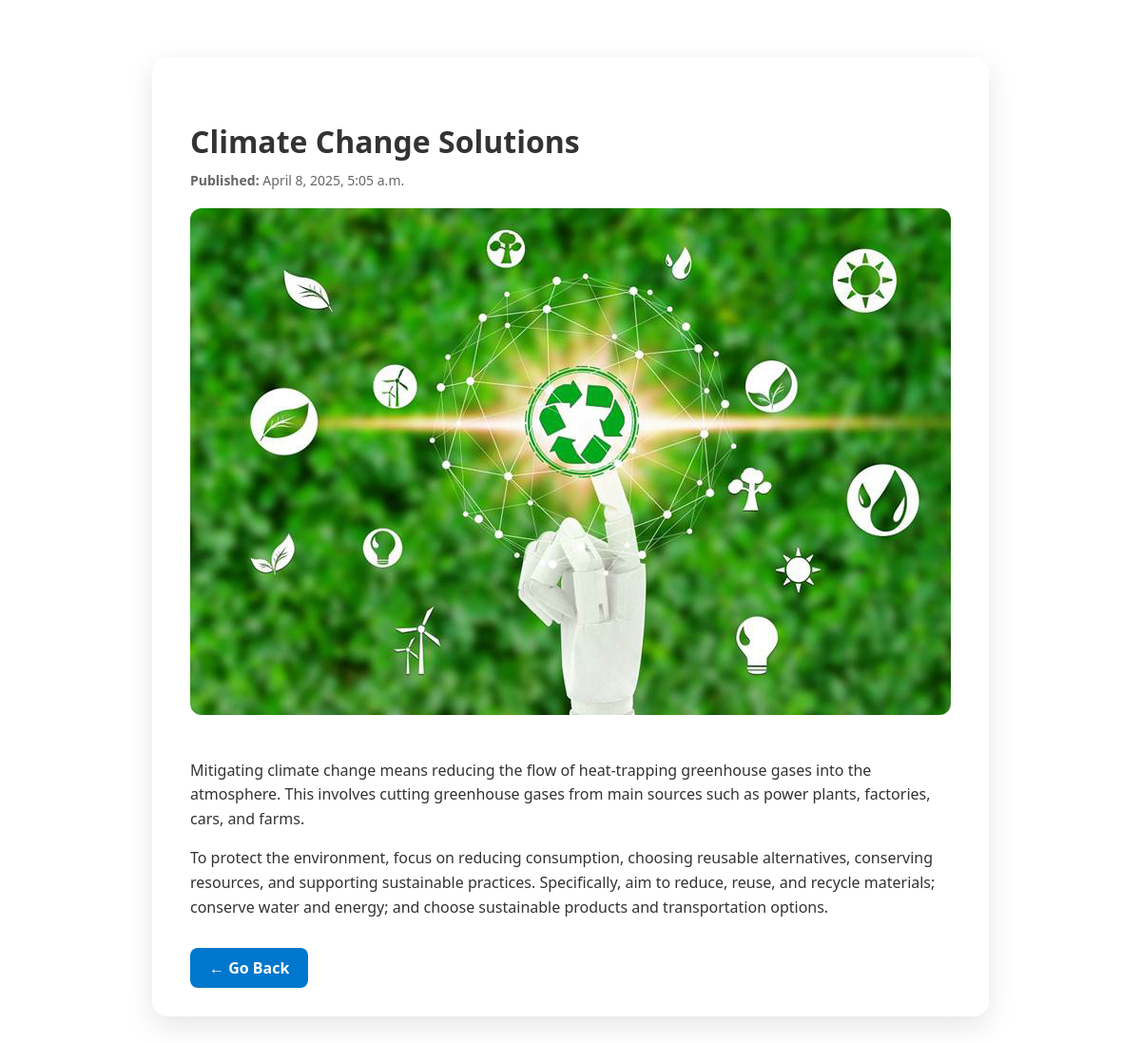
The app's page /blog/post/2/ with its own data.
### blog/models.py (models this page shows, shortened)
class Post(models.Model):
    title = models.CharField(max_length=100)
    content = models.TextField()
    image = models.ImageField(upload_to='post_images/', blank=True, null=True)
    image2 = models.ImageField(upload_to='post_images/', blank=True, null=True)
    published_date = models.DateTimeField(auto_now_add=True)

### blog/views.py (the view)
# urls.py: path('post/<int:id>/', views.view_post, name='view_post'),
def view_post(request, id):
    post = get_object_or_404(Post, id=id)
    return render(request, 'blog/view_post.html', {'post': post})

### blog/templates/blog/view_post.html (shortened to what this page needs)
    <!DOCTYPE html>
<html lang="{{ LANGUAGE_CODE|default:'en' }}">
<head>
</head>
<body>
    <article class="post-container">
        <header>
            <h1>{{ post.title }}</h1>
            <div class="date"><strong>Published:</strong> {{ post.published_date }}</div>
        </header>
        {% if post.image %}
            <img src="{{ post.image.url }}" alt="Post image" class="post-image">
        {% endif %}
        <section class="content">
            {{ post.content|linebreaks }}
        </section>
        <footer>
            <a href="{% url 'index' %}" class="back-button">← Go Back</a>
        </footer>
    </article>
</body>
</html>

### blog/templates/blog/view_post.html (style rules this page uses)
body { margin: 0; padding: 0; font-family: 'Segoe UI', Tahoma, Geneva, Verdana, sans-serif; background-image: url('https://btsdiary.files.wordpress.com/2015/01/blog-background.png'); background-size: cover; background-position: center; background-attachment: fixed; color: #333; }
.post-container { max-width: 800px; margin: 60px auto; background: rgba(255, 255, 255, 0.95); padding: 40px; border-radius: 16px; box-shadow: 0 10px 30px rgba(0,0,0,0.1); }
h1 { font-size: 32px; margin-bottom: 10px; }
.date { font-size: 14px; color: #666; margin-bottom: 20px; }
.post-image { max-width: 100%; border-radius: 12px; margin-bottom: 25px; }
.content { font-size: 16px; line-height: 1.6; margin-bottom: 40px; }
a.back-button { text-decoration: none; color: #fff; background-color: #0077cc; padding: 10px 20px; border-radius: 8px; font-weight: bold; transition: background 0.3s ease; }

### records on screen
Post: title "Climate Change Solutions", published_date "April 8, 2025, 5:05 a.m.", image (picture), content "Mitigating climate change means reducing the flow of heat-trapping greenhouse gases into the atmosphere. This involves cutting greenhouse gases from main sources such as power plants, factories, cars, and farms. To protect the environment, focus on reducing consumption, choosing reusable alternatives, conserving resources, and supporting sustainable practices. Specifically, aim to reduce, reuse, and recycle materials; conserve water and energy; and choose sustainable products and transportation options."
